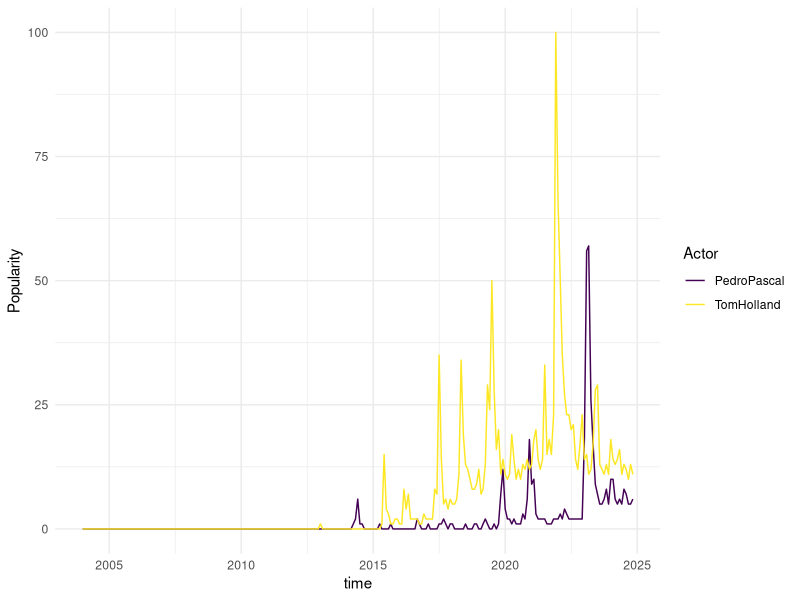

R code for this plot:
## ---- chunk 1
library(here)
library(tidyverse)
pedro_tom_df <- read_csv(here("data/ActorsPopularity.csv"))
pedro_tom_long <- pedro_tom_df |> slice(2:252) |> separate('Category: All categories', 
                         c("time", "PedroPascal", "TomHolland"), sep = ",") |>
  pivot_longer(cols = c(PedroPascal, TomHolland), 
                                   names_to = "Actor",
                                   values_to = "Popularity") |>
  mutate(Popularity = if_else(Popularity == "<1",
                              true = "0",
                              false = Popularity)) |>
  mutate(Popularity = as.double(Popularity),
         time = ym(time))
pedro_tom_long

ggplot(data = pedro_tom_long, aes(x = time, y = Popularity)) +
  geom_line(aes(colour = Actor)) +
  scale_colour_viridis_d() +
  theme_minimal()
## ---- chunk 2
RealMadrid_df <- read_csv(here("data/RealMadridgeoMap.csv"))
RealMadrid_df <- RealMadrid_df |> slice(2:52) |>
  separate('Category: All categories', c("State", "Popularity"), sep = ",")
RealMadrid_df

state_names <- as_tibble(state.name)
state_regions <- as_tibble(state.region)
state_df <- bind_cols(state_names, state_regions) |>
  rename(state_name = `value...1`, state_region = `value...2`)
state_df

RealMadrid_regions <- left_join(RealMadrid_df, state_df, by = join_by(State == state_name))

RealMadrid_regions |> mutate(state_region = if_else(State == "District of Columbia", 
                                              true = "South",
                                              false = state_region),
                             Popularity = if_else(State == "Alaska",
                                                  true = "0",
                                                  false = Popularity)) |>
  group_by(state_region) |>
  mutate(Popularity = as.double(Popularity)) |>
  summarise(avg_pop = mean(Popularity))
